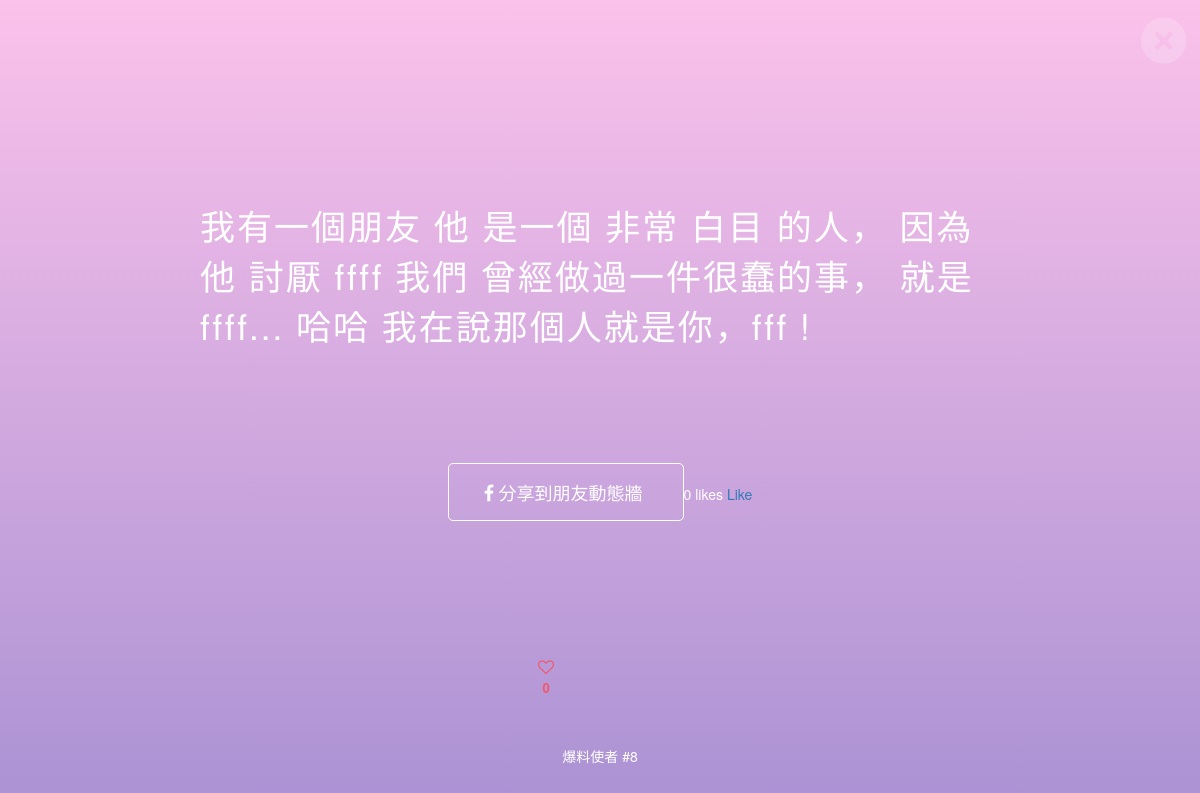
/story/11/, run on the app's committed database.
### story/models.py (models this page shows, shortened)
class Story(models.Model):
    author = models.ForeignKey(StoryAuthor, related_name='storys',null=True)
    category = models.ForeignKey(Category,null=True)
    adjective_t = models.ForeignKey(ThingAdjective,null=True)
    likes = models.PositiveIntegerField(default=0)
    users_like = models.ManyToManyField(settings.AUTH_USER_MODEL,
                                        related_name='story_liked',
                                        blank=True)
    sb_thing = models.CharField(max_length=50,null=True)
    sb_story = models.CharField(max_length=150,null=True)
    sb_name = models.CharField(max_length=30,null=True)
    SB_GENDER = (
        ('他','他'),
        ('她','她'),
    )
    sb_gender = models.CharField(max_length = 100,null=True,choices = SB_GENDER, )
    SB_ADV = (
        ('有點','有點'),
        ('非常','非常'),
        ('蠻','蠻'),
        ('超級','超級'),
        ('史上無敵','史上無敵'),
    )
    sb_adv = models.CharField(max_length = 100,null=True,choices = SB_ADV)
    SB_ADJ = (
        ('humor','humor'),
        ('奇怪','奇怪'),
        ('白目','白目'),
        ('有病','有病'),
        ('自戀','自戀'),
        ('搞笑','搞笑'),
        ('孤僻','孤僻'),
        ('嚴肅','嚴肅'),
        ('無趣','無趣'),
        ('奇耙','奇耙'),
        ('可怕','可怕'),
        ('笨蛋','笨蛋'),
        ('健忘','健忘'),
        ('厲害','厲害'),
        ('正常','正常'),
        ('懶惰','懶惰'),
    )
    sb_adj = models.CharField(max_length = 100,null=True,choices = SB_ADJ)
    SB_ABOUT = (
        ('很喜歡','很喜歡'),
        ('不喜歡','不喜歡'),
        ('不吃','不吃'),
        ('討厭','討厭'),
        ('怕','怕'),
        ('常常','常常'),
        ('很會','很會'),
        ('曾經','曾經'),
    )
    sb_about = models.CharField(max_length = 100,null=True,choices = SB_ABOUT)
    WHO = (
        ('我們','我們'),
        ('他','他'),
        ('她','她'),
    )
    who = models.CharField(max_length = 100,null=True,choices = WHO)
    STH_ADJ = (
        ('扯','扯'),
        ('蠢','蠢'),
        ('煩','煩'),
        ('北七','北七'),
        ('北爛','北爛'),
        ('誇張','誇張'),
        ('有趣','有趣'),
        ('好笑','好笑'),
        ('丟臉','丟臉'),
        ('瘋狂','瘋狂'),
        ('誇張','誇張'),
        ('無聊','無聊'),
        ('幼稚','幼稚'),
        ('難忘','難忘'),
        ('開心','開心'),
    )
    sth_adj = models.CharField(max_length = 100,null=True,choices = STH_ADJ)
    ITJCTS = (
        ('哎','哎'),
        ('哈哈','哈哈'),
        ('呵呵','呵呵'),
        ('顆顆','顆顆'),
        ('嘿丟','嘿丟'),
    )
    itjcts = models.CharField(max_length = 100,null=True,choices = ITJCTS)
    MARK = (
        ('~','~'),
        ('!','!'),
        ('!!!','!!!'),
        ('XD','XD'),
        ('>///<','>///<'),
        ('^^','^^'),
        (':)',':)'),
        ('。','。'),
    )
    mark = models.CharField(max_length = 100,null=True,choices = MARK)
    created_date = models.DateTimeField(
            default=timezone.now)
    published_date = models.DateTimeField(
            blank=True, null=True)

class StoryAuthor(models.Model):
    user = models.ForeignKey(settings.AUTH_USER_MODEL, on_delete=models.SET_NULL, null=True)

### story/views.py (the view)
# urls.py: url(r'^story/(?P<pk>[0-9]+)/$', views.story_detail, name='story_detail'),
def story_detail(request, pk):
    story = get_object_or_404(Story, pk=pk)
    story_id = story.pk
    liked = False
    if request.session.get('has_liked_'+str(story_id), liked):
        liked = True
        print("liked {}_{}".format(liked, story_id))
    context = {'story':story, 'liked': liked}
    return render(request, 'story/story_detail.html', {'story': story})

### story/templates/story/story_detail.html (shortened to what this page needs)
<!DOCTYPE html>
{% load staticfiles %}
<html>
    <head>
        <link rel="stylesheet" href="https://unpkg.com/element-ui/lib/theme-chalk/index.css">
        <link rel="stylesheet" href="{% static 'css/story.css' %}">
        <link rel="stylesheet" href="https://cdnjs.cloudflare.com/ajax/libs/font-awesome/4.7.0/css/font-awesome.min.css">
        <link rel="stylesheet" href="//maxcdn.bootstrapcdn.com/bootstrap/3.2.0/css/bootstrap.min.css">
        <link rel="stylesheet" href="//maxcdn.bootstrapcdn.com/bootstrap/3.2.0/css/bootstrap-theme.min.css">
    </head>
	  <body>
      <div id="full_gradient">
        <a href="{% url 'story_list' %}" class="close fa fa-times-circle fa-6"></a>
        <div class="story_content">
          <p>
          <span>
          我有一個朋友
          {{ story.sb_gender }} 是一個 {{ story.sb_adv }} {{ story.sb_adj }} 的人，
          </span>
          <span>
          因為{{ story.sb_gender }} {{ story.sb_about }} {{ story.sb_thing }}
          </span>
          <span>
          {{ story.who }} 曾經做過一件很{{ story.sth_adj }}的事，
          </span>
          <span>
          就是 {{ story.sb_story }}...
          </span>
          <span>
          {{ story.itjcts }} 我在說那個人就是你，{{ story.sb_name }} {{ story.mark }}
          </span>
          </p>
          <div class="buttom  col-xs-12">
            <br>
            <a href="{{ request.build_absolute_url }}" onclick="window.open('https://www.facebook.com/sharer/sharer.php?u='+encodeURIComponent(location.href),'facebook-share-dialog','width=626,height=436');return false;" class="write_button">
              <i class="fa fa-facebook" aria-hidden="true"> 分享到朋友動態牆</i>
            </a>
            {% with total_likes=story.users_like.count users_like=story.users_like.all %}
            <span class="count">
                        <span class="total">{{ total_likes }}</span>
                        like{{ total_likes|pluralize }}
            </span>
            <a href="#" data-id="{{ story.id }}" data-action="{% if request.user in users_like %}un{% endif %}like" class="like button">
                        {% if request.user not in users_like %}
                            Like
                        {% else %}
                            Unlike
                        {% endif %}
            </a>
            {% endwith %}
            <div class="heart-particle-box">
               <button class="likes post-likes" id="heart-icon" data-post-id="{{ story.id }}">
               {% if liked %}
               <i class="heart-shaped fa fa-heart" style="display: line-block"></i>
               <i class="heart-shaped fa fa-heart-o" style="display: none"></i>
               {% else %}
               <i class="heart-shaped fa fa-heart-o" style="display: line-block"></i>
               {% endif %}
               </button>
               <div class="like_count_story" id="heart-counter">{{ story.likes }}</div>
            </div>
            <br><br>
            <span><a href="{% url 'storys_by_author' story.author.pk %}" style="color:#fff;">爆料使者 #{{ story.author.id }}</a></span>
          </div>
        </div>
      </div>
	  </body>
</html>

### static/css/story.css (style rules this page uses)
a { text-decoration:none }
.story_content { width: 800px; margin: 0 auto; padding-top: 200px; }
.story_content p { text-align: left; font-size: 35px; color: #fff; letter-spacing: 2px; }
.buttom { margin-top: 100px; text-align: center; color: #fff; }
.write_button { padding: 15px 35px; border: 1px solid #fff; border-radius: 5px; background: transparent; font-size: 18px; color: #fff; }

### story/templates/story/story_detail.html (style rules this page uses)
#full_gradient { width: 100vw !important; height: 900px; background-image: linear-gradient(to top, #a18cd1 0%, #fbc2eb 100%); }
.close { position: fixed; z-index: 652; top: 16px; right: 16px; font-size: 50px; color: #fff; }
button.likes { padding: 0; }
.heart-particle-box { position: relative; width: 200px; height: 200px; left: 30%; }
#heart-icon { margin-top: 150px; color: #f55567; font-size: 16px; border: 1px; opacity: 1; background: none; transition: .3s ease-in-out; }
#heart-counter { font-weight: 700; font-size: 0.8em; opacity: 1; font-size: 13px; color: #f55567; }

### data on the page
Story: sb_gender "他", sb_adv "非常", sb_adj "白目", sb_about "討厭", sb_thing "ffff", who "我們", sth_adj "蠢", sb_story "ffff", itjcts "哈哈", sb_name "fff", mark "!", likes "0", author.id "8"

### other printed values
{{ total_likes }} "0"
